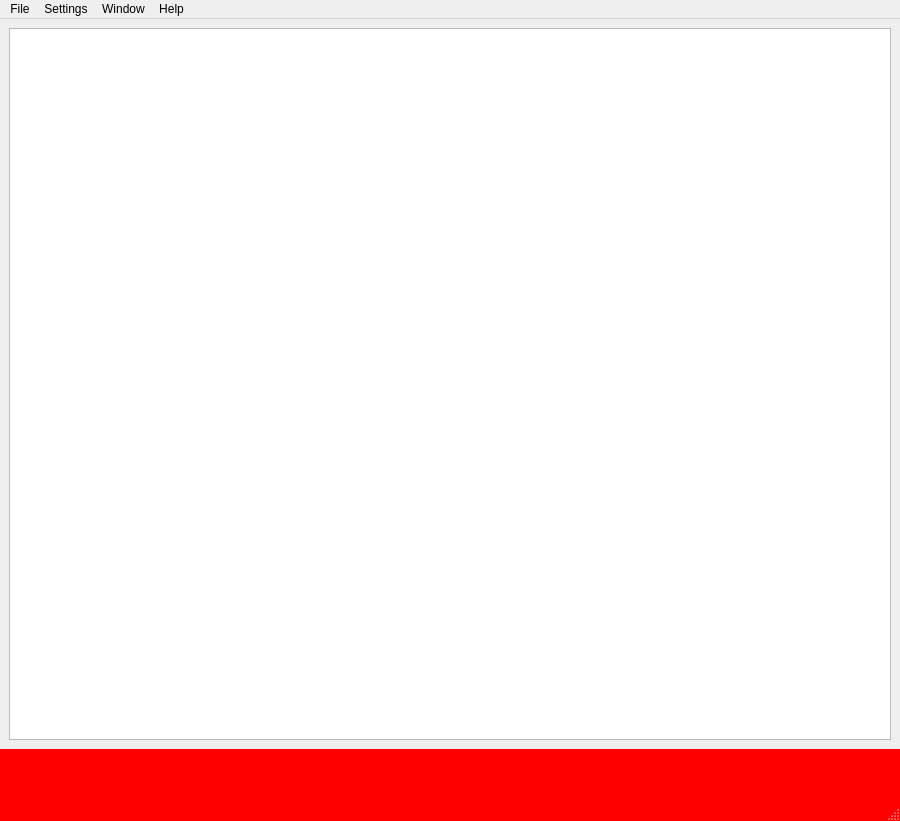
<?xml version="1.0" encoding="UTF-8"?>
<ui version="4.0">
 <class>MainWindow</class>
 <widget class="QMainWindow" name="MainWindow">
  <property name="geometry">
   <rect>
    <x>0</x>
    <y>0</y>
    <width>900</width>
    <height>821</height>
   </rect>
  </property>
  <property name="sizePolicy">
   <sizepolicy hsizetype="Fixed" vsizetype="Fixed">
    <horstretch>0</horstretch>
    <verstretch>0</verstretch>
   </sizepolicy>
  </property>
  <property name="minimumSize">
   <size>
    <width>108</width>
    <height>72</height>
   </size>
  </property>
  <property name="maximumSize">
   <size>
    <width>1329</width>
    <height>1080</height>
   </size>
  </property>
  <property name="sizeIncrement">
   <size>
    <width>10</width>
    <height>10</height>
   </size>
  </property>
  <property name="baseSize">
   <size>
    <width>1080</width>
    <height>720</height>
   </size>
  </property>
  <property name="windowTitle">
   <string>Maze</string>
  </property>
  <widget class="QWidget" name="centralwidget">
   <layout class="QGridLayout" name="gridLayout_2">
    <item row="0" column="0">
     <widget class="QGraphicsView" name="graphicsView"/>
    </item>
   </layout>
  </widget>
  <widget class="QMenuBar" name="menubar">
   <property name="geometry">
    <rect>
     <x>0</x>
     <y>0</y>
     <width>900</width>
     <height>24</height>
    </rect>
   </property>
   <widget class="QMenu" name="menuFile">
    <property name="title">
     <string>File</string>
    </property>
    <addaction name="actionNew_Game"/>
    <addaction name="actionSave_Game"/>
    <addaction name="actionLoad_Game"/>
   </widget>
   <widget class="QMenu" name="menuSettings">
    <property name="title">
     <string>Settings</string>
    </property>
   </widget>
   <widget class="QMenu" name="menuWindow">
    <property name="title">
     <string>Window</string>
    </property>
    <addaction name="actionWindow_Options"/>
   </widget>
   <widget class="QMenu" name="menuHelp">
    <property name="title">
     <string>Help</string>
    </property>
   </widget>
   <addaction name="menuFile"/>
   <addaction name="menuSettings"/>
   <addaction name="menuWindow"/>
   <addaction name="menuHelp"/>
  </widget>
  <widget class="QStatusBar" name="statusbar">
   <property name="sizePolicy">
    <sizepolicy hsizetype="Preferred" vsizetype="Preferred">
     <horstretch>0</horstretch>
     <verstretch>0</verstretch>
    </sizepolicy>
   </property>
   <property name="minimumSize">
    <size>
     <width>108</width>
     <height>72</height>
    </size>
   </property>
   <property name="maximumSize">
    <size>
     <width>1336</width>
     <height>1080</height>
    </size>
   </property>
   <property name="baseSize">
    <size>
     <width>1080</width>
     <height>720</height>
    </size>
   </property>
   <property name="palette">
    <palette>
     <active>
      <colorrole role="WindowText">
       <brush brushstyle="SolidPattern">
        <color alpha="255">
         <red>0</red>
         <green>0</green>
         <blue>0</blue>
        </color>
       </brush>
      </colorrole>
      <colorrole role="Button">
       <brush brushstyle="SolidPattern">
        <color alpha="255">
         <red>255</red>
         <green>0</green>
         <blue>0</blue>
        </color>
       </brush>
      </colorrole>
      <colorrole role="Light">
       <brush brushstyle="SolidPattern">
        <color alpha="255">
         <red>255</red>
         <green>127</green>
         <blue>127</blue>
        </color>
       </brush>
      </colorrole>
      <colorrole role="Midlight">
       <brush brushstyle="SolidPattern">
        <color alpha="255">
         <red>255</red>
         <green>63</green>
         <blue>63</blue>
        </color>
       </brush>
      </colorrole>
      <colorrole role="Dark">
       <brush brushstyle="SolidPattern">
        <color alpha="255">
         <red>127</red>
         <green>0</green>
         <blue>0</blue>
        </color>
       </brush>
      </colorrole>
      <colorrole role="Mid">
       <brush brushstyle="SolidPattern">
        <color alpha="255">
         <red>170</red>
         <green>0</green>
         <blue>0</blue>
        </color>
       </brush>
      </colorrole>
      <colorrole role="Text">
       <brush brushstyle="SolidPattern">
        <color alpha="255">
         <red>0</red>
         <green>0</green>
         <blue>0</blue>
        </color>
       </brush>
      </colorrole>
      <colorrole role="BrightText">
       <brush brushstyle="SolidPattern">
        <color alpha="255">
         <red>255</red>
         <green>255</green>
         <blue>255</blue>
        </color>
       </brush>
      </colorrole>
      <colorrole role="ButtonText">
       <brush brushstyle="SolidPattern">
        <color alpha="255">
         <red>0</red>
         <green>0</green>
         <blue>0</blue>
        </color>
       </brush>
      </colorrole>
      <colorrole role="Base">
       <brush brushstyle="SolidPattern">
        <color alpha="255">
         <red>255</red>
         <green>255</green>
         <blue>255</blue>
        </color>
       </brush>
      </colorrole>
      <colorrole role="Window">
       <brush brushstyle="SolidPattern">
        <color alpha="255">
         <red>255</red>
         <green>0</green>
         <blue>0</blue>
        </color>
       </brush>
      </colorrole>
      <colorrole role="Shadow">
       <brush brushstyle="SolidPattern">
        <color alpha="255">
         <red>0</red>
         <green>0</green>
         <blue>0</blue>
        </color>
       </brush>
      </colorrole>
      <colorrole role="AlternateBase">
       <brush brushstyle="SolidPattern">
        <color alpha="255">
         <red>255</red>
         <green>127</green>
         <blue>127</blue>
        </color>
       </brush>
      </colorrole>
      <colorrole role="ToolTipBase">
       <brush brushstyle="SolidPattern">
        <color alpha="255">
         <red>255</red>
         <green>255</green>
         <blue>220</blue>
        </color>
       </brush>
      </colorrole>
      <colorrole role="ToolTipText">
       <brush brushstyle="SolidPattern">
        <color alpha="255">
         <red>0</red>
         <green>0</green>
         <blue>0</blue>
        </color>
       </brush>
      </colorrole>
     </active>
     <inactive>
      <colorrole role="WindowText">
       <brush brushstyle="SolidPattern">
        <color alpha="255">
         <red>0</red>
         <green>0</green>
         <blue>0</blue>
        </color>
       </brush>
      </colorrole>
      <colorrole role="Button">
       <brush brushstyle="SolidPattern">
        <color alpha="255">
         <red>255</red>
         <green>0</green>
         <blue>0</blue>
        </color>
       </brush>
      </colorrole>
      <colorrole role="Light">
       <brush brushstyle="SolidPattern">
        <color alpha="255">
         <red>255</red>
         <green>127</green>
         <blue>127</blue>
        </color>
       </brush>
      </colorrole>
      <colorrole role="Midlight">
       <brush brushstyle="SolidPattern">
        <color alpha="255">
         <red>255</red>
         <green>63</green>
         <blue>63</blue>
        </color>
       </brush>
      </colorrole>
      <colorrole role="Dark">
       <brush brushstyle="SolidPattern">
        <color alpha="255">
         <red>127</red>
         <green>0</green>
         <blue>0</blue>
        </color>
       </brush>
      </colorrole>
      <colorrole role="Mid">
       <brush brushstyle="SolidPattern">
        <color alpha="255">
         <red>170</red>
         <green>0</green>
         <blue>0</blue>
        </color>
       </brush>
      </colorrole>
      <colorrole role="Text">
       <brush brushstyle="SolidPattern">
        <color alpha="255">
         <red>0</red>
         <green>0</green>
         <blue>0</blue>
        </color>
       </brush>
      </colorrole>
      <colorrole role="BrightText">
       <brush brushstyle="SolidPattern">
        <color alpha="255">
         <red>255</red>
         <green>255</green>
         <blue>255</blue>
        </color>
       </brush>
      </colorrole>
      <colorrole role="ButtonText">
       <brush brushstyle="SolidPattern">
        <color alpha="255">
         <red>0</red>
         <green>0</green>
         <blue>0</blue>
        </color>
       </brush>
      </colorrole>
      <colorrole role="Base">
       <brush brushstyle="SolidPattern">
        <color alpha="255">
         <red>255</red>
         <green>255</green>
         <blue>255</blue>
        </color>
       </brush>
      </colorrole>
      <colorrole role="Window">
       <brush brushstyle="SolidPattern">
        <color alpha="255">
         <red>255</red>
         <green>0</green>
         <blue>0</blue>
        </color>
       </brush>
      </colorrole>
      <colorrole role="Shadow">
       <brush brushstyle="SolidPattern">
        <color alpha="255">
         <red>0</red>
         <green>0</green>
         <blue>0</blue>
        </color>
       </brush>
      </colorrole>
      <colorrole role="AlternateBase">
       <brush brushstyle="SolidPattern">
        <color alpha="255">
         <red>255</red>
         <green>127</green>
         <blue>127</blue>
        </color>
       </brush>
      </colorrole>
      <colorrole role="ToolTipBase">
       <brush brushstyle="SolidPattern">
        <color alpha="255">
         <red>255</red>
         <green>255</green>
         <blue>220</blue>
        </color>
       </brush>
      </colorrole>
      <colorrole role="ToolTipText">
       <brush brushstyle="SolidPattern">
        <color alpha="255">
         <red>0</red>
         <green>0</green>
         <blue>0</blue>
        </color>
       </brush>
      </colorrole>
     </inactive>
     <disabled>
      <colorrole role="WindowText">
       <brush brushstyle="SolidPattern">
        <color alpha="255">
         <red>127</red>
         <green>0</green>
         <blue>0</blue>
        </color>
       </brush>
      </colorrole>
      <colorrole role="Button">
       <brush brushstyle="SolidPattern">
        <color alpha="255">
         <red>255</red>
         <green>0</green>
         <blue>0</blue>
        </color>
       </brush>
      </colorrole>
      <colorrole role="Light">
       <brush brushstyle="SolidPattern">
        <color alpha="255">
         <red>255</red>
         <green>127</green>
         <blue>127</blue>
        </color>
       </brush>
      </colorrole>
      <colorrole role="Midlight">
       <brush brushstyle="SolidPattern">
        <color alpha="255">
         <red>255</red>
         <green>63</green>
         <blue>63</blue>
        </color>
       </brush>
      </colorrole>
      <colorrole role="Dark">
       <brush brushstyle="SolidPattern">
        <color alpha="255">
         <red>127</red>
         <green>0</green>
         <blue>0</blue>
        </color>
       </brush>
      </colorrole>
      <colorrole role="Mid">
       <brush brushstyle="SolidPattern">
        <color alpha="255">
         <red>170</red>
         <green>0</green>
         <blue>0</blue>
        </color>
       </brush>
      </colorrole>
      <colorrole role="Text">
       <brush brushstyle="SolidPattern">
        <color alpha="255">
         <red>127</red>
         <green>0</green>
         <blue>0</blue>
        </color>
       </brush>
      </colorrole>
      <colorrole role="BrightText">
       <brush brushstyle="SolidPattern">
        <color alpha="255">
         <red>255</red>
         <green>255</green>
         <blue>255</blue>
        </color>
       </brush>
      </colorrole>
      <colorrole role="ButtonText">
       <brush brushstyle="SolidPattern">
        <color alpha="255">
         <red>127</red>
         <green>0</green>
         <blue>0</blue>
        </color>
       </brush>
      </colorrole>
      <colorrole role="Base">
       <brush brushstyle="SolidPattern">
        <color alpha="255">
         <red>255</red>
         <green>0</green>
         <blue>0</blue>
        </color>
       </brush>
      </colorrole>
      <colorrole role="Window">
       <brush brushstyle="SolidPattern">
        <color alpha="255">
         <red>255</red>
         <green>0</green>
         <blue>0</blue>
        </color>
       </brush>
      </colorrole>
      <colorrole role="Shadow">
       <brush brushstyle="SolidPattern">
        <color alpha="255">
         <red>0</red>
         <green>0</green>
         <blue>0</blue>
        </color>
       </brush>
      </colorrole>
      <colorrole role="AlternateBase">
       <brush brushstyle="SolidPattern">
        <color alpha="255">
         <red>255</red>
         <green>0</green>
         <blue>0</blue>
        </color>
       </brush>
      </colorrole>
      <colorrole role="ToolTipBase">
       <brush brushstyle="SolidPattern">
        <color alpha="255">
         <red>255</red>
         <green>255</green>
         <blue>220</blue>
        </color>
       </brush>
      </colorrole>
      <colorrole role="ToolTipText">
       <brush brushstyle="SolidPattern">
        <color alpha="255">
         <red>0</red>
         <green>0</green>
         <blue>0</blue>
        </color>
       </brush>
      </colorrole>
     </disabled>
    </palette>
   </property>
   <property name="autoFillBackground">
    <bool>true</bool>
   </property>
  </widget>
  <action name="actionLol1">
   <property name="text">
    <string>Lol1</string>
   </property>
  </action>
  <action name="actionNew_Game">
   <property name="text">
    <string>New Game</string>
   </property>
  </action>
  <action name="actionSave_Game">
   <property name="text">
    <string>Save Game</string>
   </property>
  </action>
  <action name="actionLoad_Game">
   <property name="text">
    <string>Load Game</string>
   </property>
  </action>
  <action name="actionSettings">
   <property name="text">
    <string>Settings</string>
   </property>
  </action>
  <action name="actionWindow_Options">
   <property name="text">
    <string>Window Options</string>
   </property>
  </action>
 </widget>
 <resources/>
 <connections/>
</ui>
